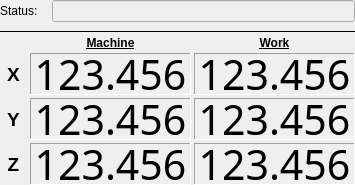
<?xml version="1.0" encoding="UTF-8"?>
<ui version="4.0">
 <class>partMainStateLcd</class>
 <widget class="QWidget" name="partMainStateLcd">
  <property name="geometry">
   <rect>
    <x>0</x>
    <y>0</y>
    <width>355</width>
    <height>185</height>
   </rect>
  </property>
  <property name="sizePolicy">
   <sizepolicy hsizetype="Minimum" vsizetype="Minimum">
    <horstretch>0</horstretch>
    <verstretch>0</verstretch>
   </sizepolicy>
  </property>
  <property name="minimumSize">
   <size>
    <width>0</width>
    <height>185</height>
   </size>
  </property>
  <property name="maximumSize">
   <size>
    <width>16777215</width>
    <height>185</height>
   </size>
  </property>
  <property name="windowTitle">
   <string>Form</string>
  </property>
  <property name="styleSheet">
   <string notr="true"/>
  </property>
  <layout class="QVBoxLayout" name="verticalLayout_3">
   <property name="spacing">
    <number>3</number>
   </property>
   <property name="leftMargin">
    <number>0</number>
   </property>
   <property name="topMargin">
    <number>0</number>
   </property>
   <property name="rightMargin">
    <number>0</number>
   </property>
   <property name="bottomMargin">
    <number>0</number>
   </property>
   <item>
    <layout class="QFormLayout" name="statusLayout">
     <property name="fieldGrowthPolicy">
      <enum>QFormLayout::FieldGrowthPolicy::AllNonFixedFieldsGrow</enum>
     </property>
     <property name="rowWrapPolicy">
      <enum>QFormLayout::RowWrapPolicy::DontWrapRows</enum>
     </property>
     <property name="horizontalSpacing">
      <number>14</number>
     </property>
     <item row="0" column="0">
      <widget class="QLabel" name="labelStatus">
       <property name="text">
        <string>Status:</string>
       </property>
      </widget>
     </item>
     <item row="0" column="1">
      <widget class="QLineEdit" name="txtStatus">
       <property name="enabled">
        <bool>false</bool>
       </property>
       <property name="acceptDrops">
        <bool>false</bool>
       </property>
       <property name="styleSheet">
        <string notr="true">QLineEdit {color: palette(text);}</string>
       </property>
       <property name="alignment">
        <set>Qt::AlignmentFlag::AlignCenter</set>
       </property>
       <property name="readOnly">
        <bool>true</bool>
       </property>
       <property name="status" stdset="0">
        <string/>
       </property>
      </widget>
     </item>
    </layout>
   </item>
   <item>
    <widget class="Line" name="line">
     <property name="frameShadow">
      <enum>QFrame::Shadow::Plain</enum>
     </property>
     <property name="lineWidth">
      <number>1</number>
     </property>
     <property name="orientation">
      <enum>Qt::Orientation::Horizontal</enum>
     </property>
    </widget>
   </item>
   <item>
    <layout class="QGridLayout" name="axesLayout" rowstretch="0,0,0,0" columnstretch="1,6,6" columnminimumwidth="20,0,0">
     <property name="sizeConstraint">
      <enum>QLayout::SizeConstraint::SetDefaultConstraint</enum>
     </property>
     <property name="spacing">
      <number>3</number>
     </property>
     <item row="0" column="2">
      <widget class="QLabel" name="labelWork">
       <property name="maximumSize">
        <size>
         <width>16777215</width>
         <height>20</height>
        </size>
       </property>
       <property name="font">
        <font>
         <bold>true</bold>
         <underline>true</underline>
        </font>
       </property>
       <property name="frameShape">
        <enum>QFrame::Shape::NoFrame</enum>
       </property>
       <property name="frameShadow">
        <enum>QFrame::Shadow::Raised</enum>
       </property>
       <property name="text">
        <string>Work</string>
       </property>
       <property name="alignment">
        <set>Qt::AlignmentFlag::AlignCenter</set>
       </property>
      </widget>
     </item>
     <item row="0" column="1">
      <widget class="QLabel" name="labelMachine">
       <property name="maximumSize">
        <size>
         <width>16777215</width>
         <height>20</height>
        </size>
       </property>
       <property name="font">
        <font>
         <bold>true</bold>
         <underline>true</underline>
        </font>
       </property>
       <property name="styleSheet">
        <string notr="true"/>
       </property>
       <property name="frameShape">
        <enum>QFrame::Shape::NoFrame</enum>
       </property>
       <property name="frameShadow">
        <enum>QFrame::Shadow::Raised</enum>
       </property>
       <property name="text">
        <string>Machine</string>
       </property>
       <property name="alignment">
        <set>Qt::AlignmentFlag::AlignCenter</set>
       </property>
      </widget>
     </item>
     <item row="1" column="2">
      <widget class="QLabel" name="txtWX">
       <property name="minimumSize">
        <size>
         <width>120</width>
         <height>42</height>
        </size>
       </property>
       <property name="maximumSize">
        <size>
         <width>16777215</width>
         <height>42</height>
        </size>
       </property>
       <property name="font">
        <font>
         <family>Patopian 1986</family>
         <pointsize>31</pointsize>
         <italic>false</italic>
         <bold>false</bold>
         <kerning>false</kerning>
        </font>
       </property>
       <property name="styleSheet">
        <string notr="true">font: 31pt &quot;Patopian 1986&quot;;</string>
       </property>
       <property name="frameShape">
        <enum>QFrame::Shape::Panel</enum>
       </property>
       <property name="frameShadow">
        <enum>QFrame::Shadow::Sunken</enum>
       </property>
       <property name="lineWidth">
        <number>1</number>
       </property>
       <property name="text">
        <string>123.456</string>
       </property>
       <property name="alignment">
        <set>Qt::AlignmentFlag::AlignCenter</set>
       </property>
       <property name="textInteractionFlags">
        <set>Qt::TextInteractionFlag::NoTextInteraction</set>
       </property>
       <property name="smallDecimalPoint" stdset="0">
        <bool>false</bool>
       </property>
       <property name="digitCount" stdset="0">
        <number>6</number>
       </property>
       <property name="value" stdset="0">
        <double>0.000000000000000</double>
       </property>
      </widget>
     </item>
     <item row="2" column="1">
      <widget class="QLabel" name="txtMY">
       <property name="minimumSize">
        <size>
         <width>120</width>
         <height>42</height>
        </size>
       </property>
       <property name="maximumSize">
        <size>
         <width>16777215</width>
         <height>42</height>
        </size>
       </property>
       <property name="font">
        <font>
         <family>Patopian 1986</family>
         <pointsize>31</pointsize>
         <italic>false</italic>
         <bold>false</bold>
         <kerning>false</kerning>
        </font>
       </property>
       <property name="styleSheet">
        <string notr="true">font: 31pt &quot;Patopian 1986&quot;;</string>
       </property>
       <property name="frameShape">
        <enum>QFrame::Shape::Panel</enum>
       </property>
       <property name="frameShadow">
        <enum>QFrame::Shadow::Sunken</enum>
       </property>
       <property name="lineWidth">
        <number>1</number>
       </property>
       <property name="text">
        <string>123.456</string>
       </property>
       <property name="alignment">
        <set>Qt::AlignmentFlag::AlignCenter</set>
       </property>
       <property name="textInteractionFlags">
        <set>Qt::TextInteractionFlag::NoTextInteraction</set>
       </property>
       <property name="smallDecimalPoint" stdset="0">
        <bool>false</bool>
       </property>
       <property name="digitCount" stdset="0">
        <number>6</number>
       </property>
       <property name="value" stdset="0">
        <double>0.000000000000000</double>
       </property>
      </widget>
     </item>
     <item row="2" column="2">
      <widget class="QLabel" name="txtWY">
       <property name="minimumSize">
        <size>
         <width>120</width>
         <height>42</height>
        </size>
       </property>
       <property name="maximumSize">
        <size>
         <width>16777215</width>
         <height>42</height>
        </size>
       </property>
       <property name="font">
        <font>
         <family>Patopian 1986</family>
         <pointsize>31</pointsize>
         <italic>false</italic>
         <bold>false</bold>
         <kerning>false</kerning>
        </font>
       </property>
       <property name="styleSheet">
        <string notr="true">font: 31pt &quot;Patopian 1986&quot;;</string>
       </property>
       <property name="frameShape">
        <enum>QFrame::Shape::Panel</enum>
       </property>
       <property name="frameShadow">
        <enum>QFrame::Shadow::Sunken</enum>
       </property>
       <property name="lineWidth">
        <number>1</number>
       </property>
       <property name="text">
        <string>123.456</string>
       </property>
       <property name="alignment">
        <set>Qt::AlignmentFlag::AlignCenter</set>
       </property>
       <property name="textInteractionFlags">
        <set>Qt::TextInteractionFlag::NoTextInteraction</set>
       </property>
       <property name="smallDecimalPoint" stdset="0">
        <bool>false</bool>
       </property>
       <property name="digitCount" stdset="0">
        <number>6</number>
       </property>
       <property name="value" stdset="0">
        <double>0.000000000000000</double>
       </property>
      </widget>
     </item>
     <item row="3" column="1">
      <widget class="QLabel" name="txtMZ">
       <property name="minimumSize">
        <size>
         <width>120</width>
         <height>42</height>
        </size>
       </property>
       <property name="maximumSize">
        <size>
         <width>16777215</width>
         <height>42</height>
        </size>
       </property>
       <property name="font">
        <font>
         <family>Patopian 1986</family>
         <pointsize>31</pointsize>
         <italic>false</italic>
         <bold>false</bold>
         <kerning>false</kerning>
        </font>
       </property>
       <property name="styleSheet">
        <string notr="true">font: 31pt &quot;Patopian 1986&quot;;</string>
       </property>
       <property name="frameShape">
        <enum>QFrame::Shape::Panel</enum>
       </property>
       <property name="frameShadow">
        <enum>QFrame::Shadow::Sunken</enum>
       </property>
       <property name="lineWidth">
        <number>1</number>
       </property>
       <property name="text">
        <string>123.456</string>
       </property>
       <property name="alignment">
        <set>Qt::AlignmentFlag::AlignCenter</set>
       </property>
       <property name="textInteractionFlags">
        <set>Qt::TextInteractionFlag::NoTextInteraction</set>
       </property>
       <property name="smallDecimalPoint" stdset="0">
        <bool>false</bool>
       </property>
       <property name="digitCount" stdset="0">
        <number>6</number>
       </property>
       <property name="value" stdset="0">
        <double>0.000000000000000</double>
       </property>
      </widget>
     </item>
     <item row="3" column="2">
      <widget class="QLabel" name="txtWZ">
       <property name="minimumSize">
        <size>
         <width>120</width>
         <height>42</height>
        </size>
       </property>
       <property name="maximumSize">
        <size>
         <width>16777215</width>
         <height>42</height>
        </size>
       </property>
       <property name="font">
        <font>
         <family>Patopian 1986</family>
         <pointsize>31</pointsize>
         <italic>false</italic>
         <bold>false</bold>
         <kerning>false</kerning>
        </font>
       </property>
       <property name="styleSheet">
        <string notr="true">font: 31pt &quot;Patopian 1986&quot;;</string>
       </property>
       <property name="frameShape">
        <enum>QFrame::Shape::Panel</enum>
       </property>
       <property name="frameShadow">
        <enum>QFrame::Shadow::Sunken</enum>
       </property>
       <property name="lineWidth">
        <number>1</number>
       </property>
       <property name="text">
        <string>123.456</string>
       </property>
       <property name="alignment">
        <set>Qt::AlignmentFlag::AlignCenter</set>
       </property>
       <property name="textInteractionFlags">
        <set>Qt::TextInteractionFlag::NoTextInteraction</set>
       </property>
       <property name="smallDecimalPoint" stdset="0">
        <bool>false</bool>
       </property>
       <property name="digitCount" stdset="0">
        <number>6</number>
       </property>
       <property name="value" stdset="0">
        <double>0.000000000000000</double>
       </property>
      </widget>
     </item>
     <item row="1" column="0">
      <widget class="QLabel" name="label_3">
       <property name="maximumSize">
        <size>
         <width>16777215</width>
         <height>40</height>
        </size>
       </property>
       <property name="font">
        <font>
         <pointsize>14</pointsize>
         <bold>true</bold>
        </font>
       </property>
       <property name="text">
        <string>X</string>
       </property>
       <property name="alignment">
        <set>Qt::AlignmentFlag::AlignCenter</set>
       </property>
      </widget>
     </item>
     <item row="2" column="0">
      <widget class="QLabel" name="label_5">
       <property name="maximumSize">
        <size>
         <width>16777215</width>
         <height>40</height>
        </size>
       </property>
       <property name="font">
        <font>
         <pointsize>14</pointsize>
         <bold>true</bold>
        </font>
       </property>
       <property name="text">
        <string>Y</string>
       </property>
       <property name="alignment">
        <set>Qt::AlignmentFlag::AlignCenter</set>
       </property>
      </widget>
     </item>
     <item row="3" column="0">
      <widget class="QLabel" name="label_6">
       <property name="maximumSize">
        <size>
         <width>16777215</width>
         <height>40</height>
        </size>
       </property>
       <property name="font">
        <font>
         <pointsize>14</pointsize>
         <bold>true</bold>
        </font>
       </property>
       <property name="text">
        <string>Z</string>
       </property>
       <property name="alignment">
        <set>Qt::AlignmentFlag::AlignCenter</set>
       </property>
      </widget>
     </item>
     <item row="1" column="1">
      <widget class="QLabel" name="txtMX">
       <property name="enabled">
        <bool>true</bool>
       </property>
       <property name="minimumSize">
        <size>
         <width>0</width>
         <height>42</height>
        </size>
       </property>
       <property name="maximumSize">
        <size>
         <width>16777215</width>
         <height>42</height>
        </size>
       </property>
       <property name="font">
        <font>
         <family>Patopian 1986</family>
         <pointsize>31</pointsize>
         <italic>false</italic>
         <bold>false</bold>
         <kerning>false</kerning>
        </font>
       </property>
       <property name="styleSheet">
        <string notr="true">font: 31pt &quot;Patopian 1986&quot;;</string>
       </property>
       <property name="frameShape">
        <enum>QFrame::Shape::Panel</enum>
       </property>
       <property name="frameShadow">
        <enum>QFrame::Shadow::Sunken</enum>
       </property>
       <property name="text">
        <string>123.456</string>
       </property>
       <property name="alignment">
        <set>Qt::AlignmentFlag::AlignCenter</set>
       </property>
       <property name="textInteractionFlags">
        <set>Qt::TextInteractionFlag::NoTextInteraction</set>
       </property>
      </widget>
     </item>
    </layout>
   </item>
  </layout>
 </widget>
 <resources/>
 <connections/>
</ui>
